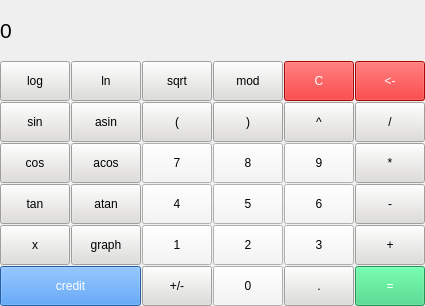
<?xml version="1.0" encoding="UTF-8"?>
<ui version="4.0">
 <class>MainWindow</class>
 <widget class="QMainWindow" name="MainWindow">
  <property name="geometry">
   <rect>
    <x>0</x>
    <y>0</y>
    <width>425</width>
    <height>306</height>
   </rect>
  </property>
  <property name="windowTitle">
   <string>MainWindow</string>
  </property>
  <widget class="QWidget" name="centralwidget">
   <widget class="QLabel" name="result_window">
    <property name="geometry">
     <rect>
      <x>0</x>
      <y>0</y>
      <width>425</width>
      <height>60</height>
     </rect>
    </property>
    <property name="font">
     <font>
      <pointsize>16</pointsize>
     </font>
    </property>
    <property name="styleSheet">
     <string notr="true">QLabel {
	qproperty-alignment: 'AlignVCenter | AlignRight';
	border-bottom: 1px solid gray;
}

background-color: white;</string>
    </property>
    <property name="text">
     <string>0</string>
    </property>
   </widget>
   <widget class="QPushButton" name="pushButton_sin">
    <property name="geometry">
     <rect>
      <x>0</x>
      <y>102</y>
      <width>70</width>
      <height>40</height>
     </rect>
    </property>
    <property name="styleSheet">
     <string notr="true">QPushButton {
	background-color: rgb(222, 221, 218);
}</string>
    </property>
    <property name="text">
     <string>sin</string>
    </property>
   </widget>
   <widget class="QPushButton" name="pushButton_lg">
    <property name="geometry">
     <rect>
      <x>0</x>
      <y>61</y>
      <width>70</width>
      <height>40</height>
     </rect>
    </property>
    <property name="styleSheet">
     <string notr="true">QPushButton {
	background-color: rgb(222, 221, 218);
}</string>
    </property>
    <property name="text">
     <string>log</string>
    </property>
   </widget>
   <widget class="QPushButton" name="pushButton_ln">
    <property name="geometry">
     <rect>
      <x>71</x>
      <y>61</y>
      <width>70</width>
      <height>40</height>
     </rect>
    </property>
    <property name="styleSheet">
     <string notr="true">QPushButton {
	background-color: rgb(222, 221, 218);
}</string>
    </property>
    <property name="text">
     <string>ln</string>
    </property>
   </widget>
   <widget class="QPushButton" name="pushButton_sqrt">
    <property name="geometry">
     <rect>
      <x>142</x>
      <y>61</y>
      <width>70</width>
      <height>40</height>
     </rect>
    </property>
    <property name="styleSheet">
     <string notr="true">QPushButton {
	background-color: rgb(222, 221, 218);
}</string>
    </property>
    <property name="text">
     <string>sqrt</string>
    </property>
   </widget>
   <widget class="QPushButton" name="pushButton_bracket_1">
    <property name="geometry">
     <rect>
      <x>142</x>
      <y>102</y>
      <width>70</width>
      <height>40</height>
     </rect>
    </property>
    <property name="styleSheet">
     <string notr="true">QPushButton {
	background-color: rgb(222, 221, 218);
}</string>
    </property>
    <property name="text">
     <string>(</string>
    </property>
   </widget>
   <widget class="QPushButton" name="pushButton_bracket_2">
    <property name="geometry">
     <rect>
      <x>213</x>
      <y>102</y>
      <width>70</width>
      <height>40</height>
     </rect>
    </property>
    <property name="styleSheet">
     <string notr="true">QPushButton {
	background-color: rgb(222, 221, 218);
}</string>
    </property>
    <property name="text">
     <string>)</string>
    </property>
   </widget>
   <widget class="QPushButton" name="pushButton_pow">
    <property name="geometry">
     <rect>
      <x>284</x>
      <y>102</y>
      <width>70</width>
      <height>40</height>
     </rect>
    </property>
    <property name="styleSheet">
     <string notr="true">QPushButton {
	background-color: rgb(222, 221, 218);
}</string>
    </property>
    <property name="text">
     <string>^</string>
    </property>
   </widget>
   <widget class="QPushButton" name="pushButton_cos">
    <property name="geometry">
     <rect>
      <x>0</x>
      <y>143</y>
      <width>70</width>
      <height>40</height>
     </rect>
    </property>
    <property name="styleSheet">
     <string notr="true">QPushButton {
	background-color: rgb(222, 221, 218);
}</string>
    </property>
    <property name="text">
     <string>cos</string>
    </property>
   </widget>
   <widget class="QPushButton" name="pushButton_mod">
    <property name="geometry">
     <rect>
      <x>213</x>
      <y>61</y>
      <width>70</width>
      <height>40</height>
     </rect>
    </property>
    <property name="styleSheet">
     <string notr="true">QPushButton {
	background-color: rgb(222, 221, 218);
}</string>
    </property>
    <property name="text">
     <string>mod</string>
    </property>
   </widget>
   <widget class="QPushButton" name="pushButton_divide">
    <property name="geometry">
     <rect>
      <x>355</x>
      <y>102</y>
      <width>70</width>
      <height>40</height>
     </rect>
    </property>
    <property name="styleSheet">
     <string notr="true">QPushButton {
	background-color: rgb(222, 221, 218);
}</string>
    </property>
    <property name="text">
     <string>/</string>
    </property>
   </widget>
   <widget class="QPushButton" name="pushButton_minus">
    <property name="geometry">
     <rect>
      <x>355</x>
      <y>184</y>
      <width>70</width>
      <height>40</height>
     </rect>
    </property>
    <property name="styleSheet">
     <string notr="true">QPushButton {
	background-color: rgb(222, 221, 218);
}</string>
    </property>
    <property name="text">
     <string>-</string>
    </property>
   </widget>
   <widget class="QPushButton" name="pushButton_7">
    <property name="geometry">
     <rect>
      <x>142</x>
      <y>143</y>
      <width>70</width>
      <height>40</height>
     </rect>
    </property>
    <property name="styleSheet">
     <string notr="true">QPushButton {
	background-color: rgb(246, 245, 244);
}</string>
    </property>
    <property name="text">
     <string>7</string>
    </property>
   </widget>
   <widget class="QPushButton" name="pushButton_asin">
    <property name="geometry">
     <rect>
      <x>71</x>
      <y>102</y>
      <width>70</width>
      <height>40</height>
     </rect>
    </property>
    <property name="styleSheet">
     <string notr="true">QPushButton {
	background-color: rgb(222, 221, 218);
}</string>
    </property>
    <property name="text">
     <string>asin</string>
    </property>
   </widget>
   <widget class="QPushButton" name="pushButton_5">
    <property name="geometry">
     <rect>
      <x>213</x>
      <y>184</y>
      <width>70</width>
      <height>40</height>
     </rect>
    </property>
    <property name="styleSheet">
     <string notr="true">QPushButton {
	background-color: rgb(246, 245, 244);
}</string>
    </property>
    <property name="text">
     <string>5</string>
    </property>
   </widget>
   <widget class="QPushButton" name="pushButton_8">
    <property name="geometry">
     <rect>
      <x>213</x>
      <y>143</y>
      <width>70</width>
      <height>40</height>
     </rect>
    </property>
    <property name="styleSheet">
     <string notr="true">QPushButton {
	background-color: rgb(246, 245, 244);
}</string>
    </property>
    <property name="text">
     <string>8</string>
    </property>
   </widget>
   <widget class="QPushButton" name="pushButton_9">
    <property name="geometry">
     <rect>
      <x>284</x>
      <y>143</y>
      <width>70</width>
      <height>40</height>
     </rect>
    </property>
    <property name="styleSheet">
     <string notr="true">QPushButton {
	background-color: rgb(246, 245, 244);
}</string>
    </property>
    <property name="text">
     <string>9</string>
    </property>
   </widget>
   <widget class="QPushButton" name="pushButton_mult">
    <property name="geometry">
     <rect>
      <x>355</x>
      <y>143</y>
      <width>70</width>
      <height>40</height>
     </rect>
    </property>
    <property name="styleSheet">
     <string notr="true">QPushButton {
	background-color: rgb(222, 221, 218);
}</string>
    </property>
    <property name="text">
     <string>*</string>
    </property>
   </widget>
   <widget class="QPushButton" name="pushButton_6">
    <property name="geometry">
     <rect>
      <x>284</x>
      <y>184</y>
      <width>70</width>
      <height>40</height>
     </rect>
    </property>
    <property name="styleSheet">
     <string notr="true">QPushButton {
	background-color: rgb(246, 245, 244);
}</string>
    </property>
    <property name="text">
     <string>6</string>
    </property>
   </widget>
   <widget class="QPushButton" name="pushButton_tan">
    <property name="geometry">
     <rect>
      <x>0</x>
      <y>184</y>
      <width>70</width>
      <height>40</height>
     </rect>
    </property>
    <property name="styleSheet">
     <string notr="true">QPushButton {
	background-color: rgb(222, 221, 218);
}</string>
    </property>
    <property name="text">
     <string>tan</string>
    </property>
   </widget>
   <widget class="QPushButton" name="pushButton_4">
    <property name="geometry">
     <rect>
      <x>142</x>
      <y>184</y>
      <width>70</width>
      <height>40</height>
     </rect>
    </property>
    <property name="styleSheet">
     <string notr="true">QPushButton {
	background-color: rgb(246, 245, 244);
}</string>
    </property>
    <property name="text">
     <string>4</string>
    </property>
   </widget>
   <widget class="QPushButton" name="pushButton_atan">
    <property name="geometry">
     <rect>
      <x>71</x>
      <y>184</y>
      <width>70</width>
      <height>40</height>
     </rect>
    </property>
    <property name="styleSheet">
     <string notr="true">QPushButton {
	background-color: rgb(222, 221, 218);
}</string>
    </property>
    <property name="text">
     <string>atan</string>
    </property>
   </widget>
   <widget class="QPushButton" name="pushButton_1">
    <property name="geometry">
     <rect>
      <x>142</x>
      <y>225</y>
      <width>70</width>
      <height>40</height>
     </rect>
    </property>
    <property name="styleSheet">
     <string notr="true">QPushButton {
	background-color: rgb(246, 245, 244);
}</string>
    </property>
    <property name="text">
     <string>1</string>
    </property>
   </widget>
   <widget class="QPushButton" name="pushButton_plus">
    <property name="geometry">
     <rect>
      <x>355</x>
      <y>225</y>
      <width>70</width>
      <height>40</height>
     </rect>
    </property>
    <property name="styleSheet">
     <string notr="true">QPushButton {
	background-color: rgb(222, 221, 218);
}</string>
    </property>
    <property name="text">
     <string>+</string>
    </property>
   </widget>
   <widget class="QPushButton" name="pushButton_acos">
    <property name="geometry">
     <rect>
      <x>71</x>
      <y>143</y>
      <width>70</width>
      <height>40</height>
     </rect>
    </property>
    <property name="styleSheet">
     <string notr="true">QPushButton {
	background-color: rgb(222, 221, 218);
}</string>
    </property>
    <property name="text">
     <string>acos</string>
    </property>
   </widget>
   <widget class="QPushButton" name="pushButton_dot">
    <property name="geometry">
     <rect>
      <x>284</x>
      <y>266</y>
      <width>70</width>
      <height>40</height>
     </rect>
    </property>
    <property name="styleSheet">
     <string notr="true">QPushButton {
	background-color: rgb(222, 221, 218);
}</string>
    </property>
    <property name="text">
     <string>.</string>
    </property>
   </widget>
   <widget class="QPushButton" name="pushButton_2">
    <property name="geometry">
     <rect>
      <x>213</x>
      <y>225</y>
      <width>70</width>
      <height>40</height>
     </rect>
    </property>
    <property name="styleSheet">
     <string notr="true">QPushButton {
	background-color: rgb(246, 245, 244);
}</string>
    </property>
    <property name="text">
     <string>2</string>
    </property>
   </widget>
   <widget class="QPushButton" name="pushButton_0">
    <property name="geometry">
     <rect>
      <x>213</x>
      <y>266</y>
      <width>70</width>
      <height>40</height>
     </rect>
    </property>
    <property name="styleSheet">
     <string notr="true">QPushButton {
	background-color: rgb(246, 245, 244);
}</string>
    </property>
    <property name="text">
     <string>0</string>
    </property>
   </widget>
   <widget class="QPushButton" name="pushButton_unary">
    <property name="geometry">
     <rect>
      <x>142</x>
      <y>266</y>
      <width>70</width>
      <height>40</height>
     </rect>
    </property>
    <property name="styleSheet">
     <string notr="true">QPushButton {
	background-color: rgb(222, 221, 218);
}</string>
    </property>
    <property name="text">
     <string>+/-</string>
    </property>
   </widget>
   <widget class="QPushButton" name="pushButton_equal">
    <property name="geometry">
     <rect>
      <x>355</x>
      <y>266</y>
      <width>70</width>
      <height>40</height>
     </rect>
    </property>
    <property name="styleSheet">
     <string notr="true">QPushButton {
	color: white;
	background-color: rgb(51, 209, 122);
}</string>
    </property>
    <property name="text">
     <string>=</string>
    </property>
   </widget>
   <widget class="QPushButton" name="pushButton_3">
    <property name="geometry">
     <rect>
      <x>284</x>
      <y>225</y>
      <width>70</width>
      <height>40</height>
     </rect>
    </property>
    <property name="styleSheet">
     <string notr="true">QPushButton {
	background-color: rgb(246, 245, 244);
}</string>
    </property>
    <property name="text">
     <string>3</string>
    </property>
   </widget>
   <widget class="QPushButton" name="pushButton_delete_all">
    <property name="geometry">
     <rect>
      <x>284</x>
      <y>61</y>
      <width>70</width>
      <height>40</height>
     </rect>
    </property>
    <property name="styleSheet">
     <string notr="true">QPushButton {
	color: white;
	background-color: rgb(231, 8, 8);
}</string>
    </property>
    <property name="text">
     <string>C</string>
    </property>
   </widget>
   <widget class="QPushButton" name="pushButton_delete_1">
    <property name="geometry">
     <rect>
      <x>355</x>
      <y>61</y>
      <width>70</width>
      <height>40</height>
     </rect>
    </property>
    <property name="styleSheet">
     <string notr="true">QPushButton {
	color: white;
	background-color: rgb(231, 8, 8);
}</string>
    </property>
    <property name="text">
     <string>&lt;-</string>
    </property>
   </widget>
   <widget class="QPushButton" name="pushButton_graph">
    <property name="geometry">
     <rect>
      <x>71</x>
      <y>225</y>
      <width>70</width>
      <height>40</height>
     </rect>
    </property>
    <property name="styleSheet">
     <string notr="true">QPushButton {
	background-color: rgb(222, 221, 218);
}</string>
    </property>
    <property name="text">
     <string>graph</string>
    </property>
   </widget>
   <widget class="QPushButton" name="pushButton_credit">
    <property name="geometry">
     <rect>
      <x>0</x>
      <y>266</y>
      <width>141</width>
      <height>40</height>
     </rect>
    </property>
    <property name="styleSheet">
     <string notr="true">QPushButton {
	color: white;
	background-color: rgb(53, 132, 228);
}</string>
    </property>
    <property name="text">
     <string>credit</string>
    </property>
   </widget>
   <widget class="QPushButton" name="pushButton_x">
    <property name="geometry">
     <rect>
      <x>0</x>
      <y>225</y>
      <width>70</width>
      <height>40</height>
     </rect>
    </property>
    <property name="styleSheet">
     <string notr="true">QPushButton {
	background-color: rgb(222, 221, 218);
}</string>
    </property>
    <property name="text">
     <string>x</string>
    </property>
   </widget>
  </widget>
 </widget>
 <resources/>
 <connections/>
</ui>
